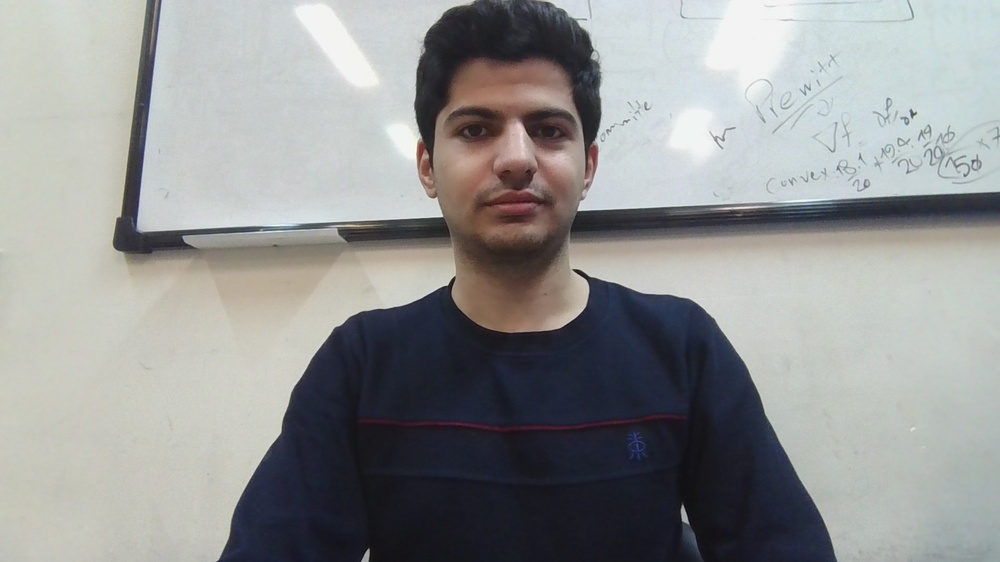
#> input picture Machine Vision LAB/LAB5/image.jpg, 1000 x 562 px, shrunk from 1920 x 1080 before the run, given in place of the camera
$ jupyter execute --allow-errors LAB8.ipynb   (text cells are left out)
#> lines starting #> are read from the running program, lines starting #| are printed output that depends on the picture; after the words box and inside, x2 and y2 are one past the last pixel; in counts of white or black regions, pixels touching at a corner belong together
[cell 1]
import cv2
import numpy as np
import time

# Initialize the webcam
cap = cv2.VideoCapture(0)

# Get the video frame width and height
frame_width = int(cap.get(cv2.CAP_PROP_FRAME_WIDTH))
frame_height = int(cap.get(cv2.CAP_PROP_FRAME_HEIGHT))

# Define the video writers for dense and sparse optical flow
fourcc = cv2.VideoWriter_fourcc(*'XVID')
out_dense = cv2.VideoWriter('dense_optical_flow.avi', fourcc, 20.0, (frame_width, frame_height))
out_sparse = cv2.VideoWriter('sparse_optical_flow.avi', fourcc, 20.0, (frame_width, frame_height))

# Parameters for ShiTomasi corner detection (used in sparse method)
feature_params = dict(maxCorners=100, qualityLevel=0.3, minDistance=7, blockSize=7)

# Parameters for Lucas-Kanade optical flow (used in sparse method)
lk_params = dict(winSize=(15, 15), maxLevel=2, criteria=(cv2.TERM_CRITERIA_EPS | cv2.TERM_CRITERIA_COUNT, 10, 0.03))

# Random colors for visualization
color = np.random.randint(0, 255, (100, 3))

# Capture the first frame and convert it to grayscale
ret, old_frame = cap.read()
#> old_frame is the input picture: shape (562, 1000, 3); mean B, G, R 147.7, 148.2, 146.9
old_gray = cv2.cvtColor(old_frame, cv2.COLOR_BGR2GRAY)
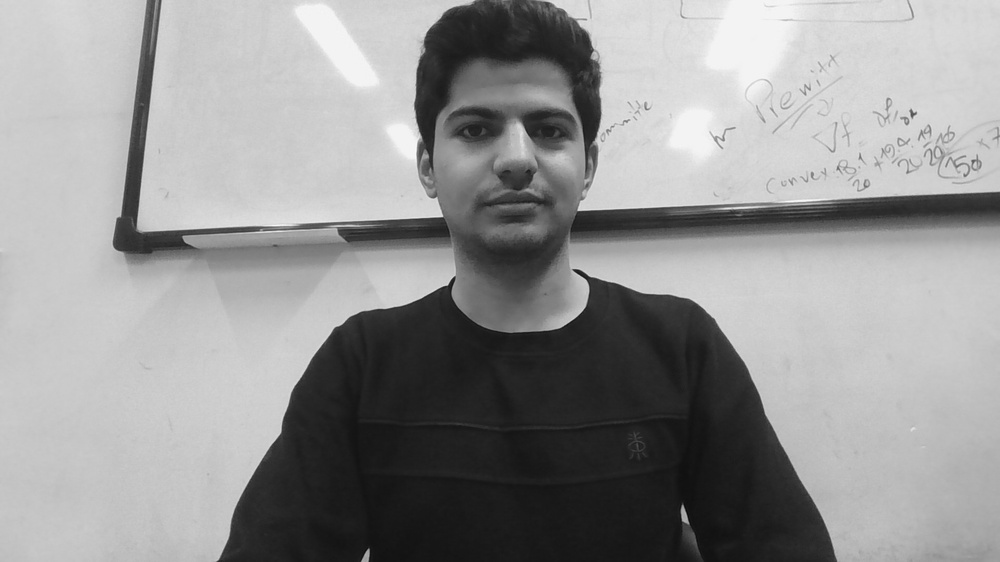
#> old_gray: shape (562, 1000); min 7, max 251, mean 147.8
p0 = cv2.goodFeaturesToTrack(old_gray, mask=None, **feature_params)  # Initial points for sparse optical flow
#> p0 = 37 rows, first 8: [913, 114], [441, 214], [580, 207], [436, 200], [974, 161], [339, 229], [185, 238], [956, 165]

# Create a mask image for drawing purposes (for sparse method)
mask = np.zeros_like(old_frame)

# Set the timer for 10 seconds
start_time = time.time()

while True:
    ret, frame = cap.read()
    if not ret:
        break

    # Convert current frame to grayscale
    frame_gray = cv2.cvtColor(frame, cv2.COLOR_BGR2GRAY)

    ### Dense Optical Flow using Farneback's method ###
    flow = cv2.calcOpticalFlowFarneback(old_gray, frame_gray, None, 0.5, 3, 15, 3, 5, 1.2, 0)
    mag, ang = cv2.cartToPolar(flow[..., 0], flow[..., 1])
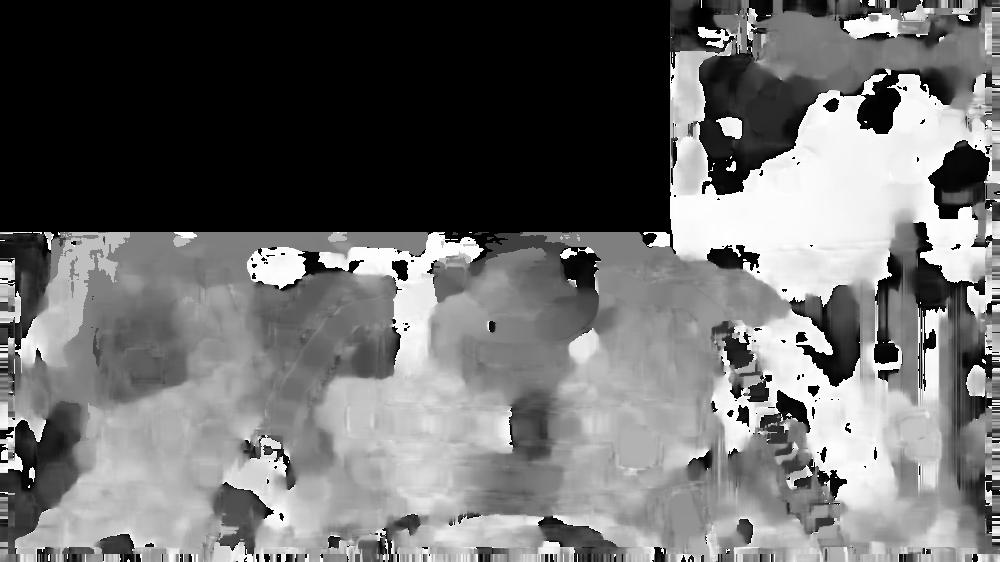
#> ang: shape (562, 1000) float32; min 0, max 6.28, mean 2.66; drawn with min black and max white
    hsv = np.zeros_like(frame)
    hsv[..., 1] = 255
    hsv[..., 0] = ang * 180 / np.pi / 2
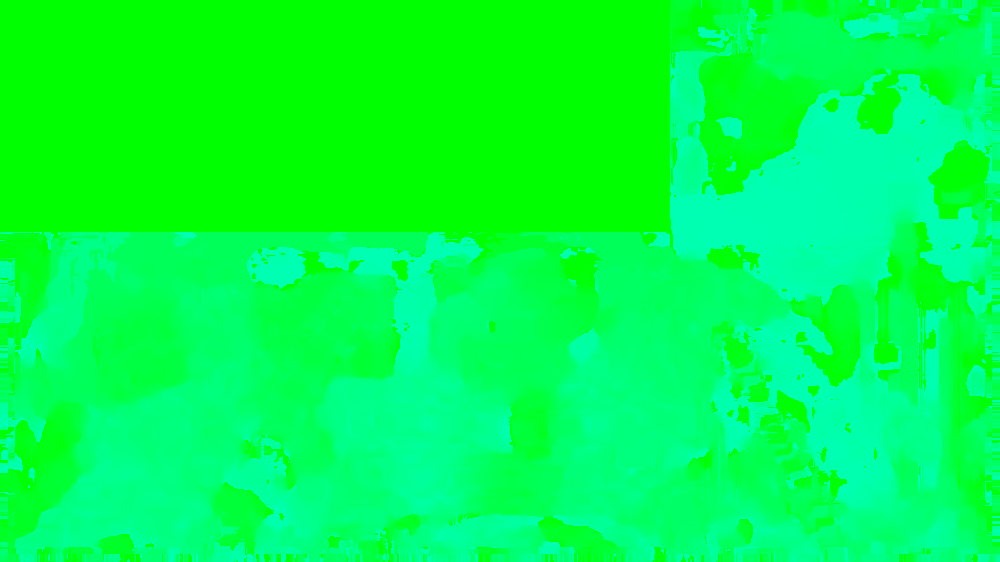
#> hsv: shape (562, 1000, 3); mean of channels 0, 1, 2 75.8, 255, 0; drawn as B, G, R
    hsv[..., 2] = cv2.normalize(mag, None, 0, 255, cv2.NORM_MINMAX)
#> hsv: shape (562, 1000, 3); 0.19% of pixels changed, all inside (x1, y1, x2, y2) = (216, 0, 1000, 562)
    dense_flow = cv2.cvtColor(hsv, cv2.COLOR_HSV2BGR)

    ### Sparse Optical Flow using Shi-Tomasi and Lucas-Kanade ###
    if p0 is not None:
        p1, st, err = cv2.calcOpticalFlowPyrLK(old_gray, frame_gray, p0, None, **lk_params)
#> p1 has the same summary as p0; st = 37 values from 1 to 1; err = 37 values from 0 to 0
        good_new = p1[st == 1]
#> good_new = 37 pairs, first value 119 to 974, second value 21 to 551
        good_old = p0[st == 1]
#> good_old has the same summary as good_new

        for i, (new, old) in enumerate(zip(good_new, good_old)):
            a, b = new.ravel()
            c, d = old.ravel()
            mask = cv2.line(mask, (int(a), int(b)), (int(c), int(d)), color[i].tolist(), 2)
            frame = cv2.circle(frame, (int(a), int(b)), 5, color[i].tolist(), -1)
#> this loop made 37 passes
#> (a, b, c, d) on passes 1 to 12: (913, 114, 913, 114), (441, 214, 441, 214), (580, 207, 580, 207), (436, 200, 436, 200), (974, 161, 974, 161), (339, 229, 339, 229), (185, 238, 185, 238), (956, 165, 956, 165), (447, 283, 447, 283), (647, 107, 647, 107), (721, 138, 721, 138), (608, 131, 608, 131)
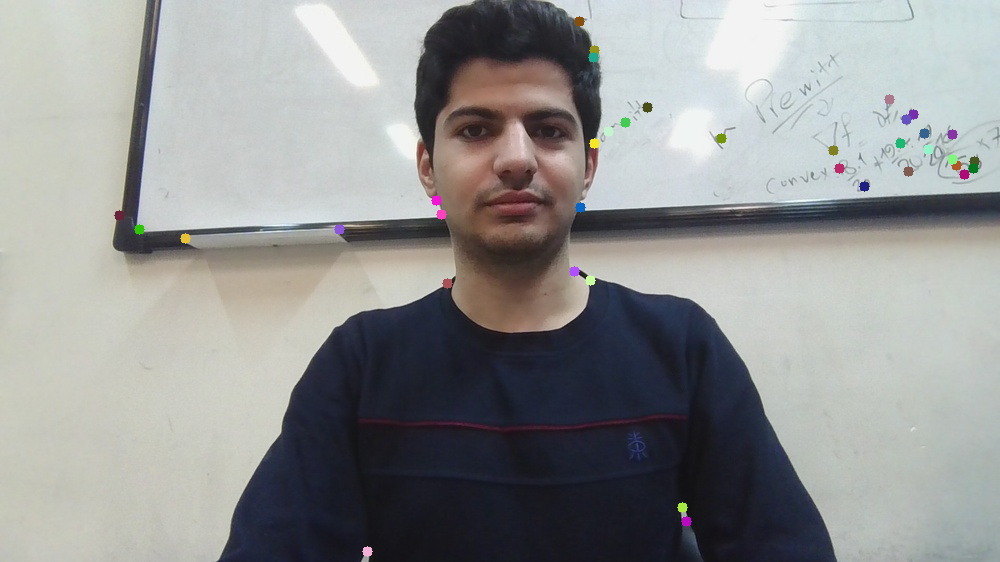
#> frame: shape (562, 1000, 3); mean B, G, R 147.5, 148, 146.8
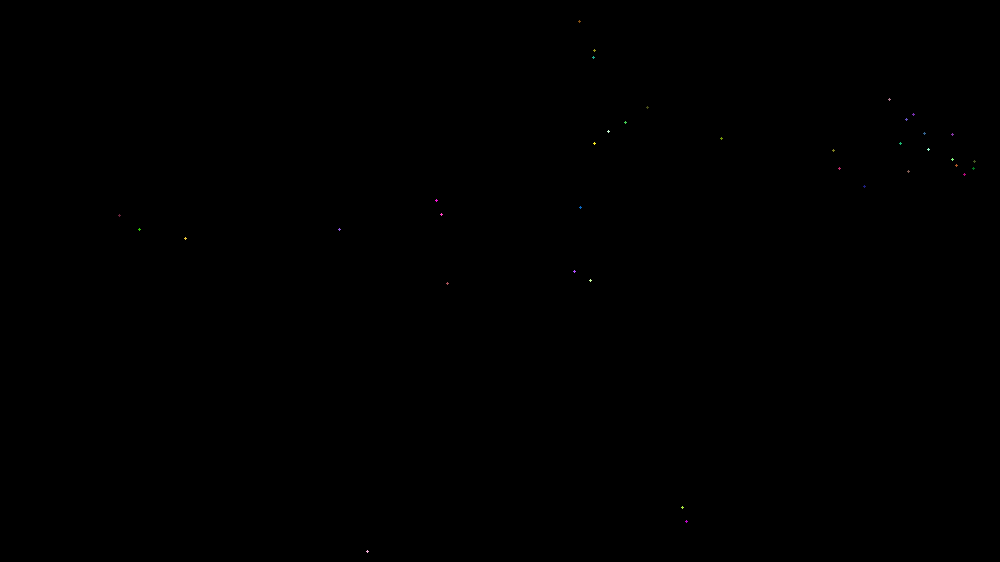
#> mask: shape (562, 1000, 3); mean of channels 0, 1, 2 0, 0, 0; drawn as B, G, R

        sparse_flow = cv2.add(frame, mask)

    # Save frames to video files
    out_dense.write(dense_flow)
    if p0 is not None:
        out_sparse.write(sparse_flow)

    # Display both dense and sparse optical flow
    cv2.imshow("Dense Optical Flow", dense_flow)
    if p0 is not None:
        cv2.imshow("Sparse Optical Flow", sparse_flow)

    # Update previous frame and points for sparse optical flow
    old_gray = frame_gray.copy()
    p0 = good_new.reshape(-1, 1, 2) if p0 is not None else None

    # Check if 10 seconds have passed
    if time.time() - start_time > 10:
        print("Recording complete. Closing webcam...")
        break

    # Exit on pressing 'q'
    if cv2.waitKey(1) & 0xFF == ord('q'):
#> (key q is pressed here)
        print("User terminated the recording.")
        break

# Release resources and close windows
cap.release()
out_dense.release()
out_sparse.release()
cv2.destroyAllWindows()

print("Videos saved: 'dense_optical_flow.avi' and 'sparse_optical_flow.avi'")

[cell 2]
import cv2
import os
import matplotlib.pyplot as plt

frame_path = r"C:\Users\USER\Downloads\Cohn-Kanade\videos\happy videos\S078\S078_004_00015217.png"

# Read the image
image = cv2.imread(frame_path)

if image is not None:
    # Get the width and height of the image
    height, width = image.shape[:2]

    # Crop the image by removing the specified pixels
    cropped = image[60:height-120, 300:width-300]

    # Optionally save or display the cropped image
    cropped_image_path = os.path.join(os.path.dirname(frame_path), 'cropped_S078.jpg')
    cv2.imwrite(cropped_image_path, cropped)

    # Display the cropped image
    cv2.imshow("Cropped Image", cropped)
    plt.imshow(cropped)
else:
    print(f"Error: Unable to load image from {frame_path}")

[cell 3]
import cv2
import os
import matplotlib.pyplot as plt
import glob

# [21 lines left out: functions crop_image, calculate_optical_flow, compute_histogram, not called in this run]

# Function to process all frames in the folder and compute histograms
def process_frames_in_folder(frame_folder):
    # Get all JPEG files in the folder
    frame_paths = sorted(glob.glob(os.path.join(frame_folder, "*.png")))  # Assuming frames are in .jpg format

    histograms = []

    #print(len(frame_paths))
    # Loop over the frames and calculate optical flow between consecutive frames
    for i in range(1, len(frame_paths)):
        prev_frame = cv2.imread(frame_paths[i - 1])
        prev_frame = crop_image(300,300,60,120,prev_frame)
        next_frame = cv2.imread(frame_paths[i])
        next_frame = crop_image(300,300,60,120,next_frame)

        if prev_frame is None or next_frame is None:
            continue

        # Compute optical flow between consecutive frames
        flow = calculate_optical_flow(prev_frame, next_frame)

        # Compute histogram for this pair of frames
        hist = compute_histogram(flow)

        # Append the histogram to the list
        histograms.append(hist)

    # Return the list of histograms
    return np.array(histograms)

# Example usage
frame_folder = r"C:\Users\USER\Downloads\Cohn-Kanade\videos\happy videos\S079"
histograms = process_frames_in_folder(frame_folder)

# Print the shape of histograms (number of frames, number of bins)
print("Histograms shape:", histograms.shape)

[cell 4]
import cv2
import os
import matplotlib.pyplot as plt
import numpy as np
import glob

# Function to crop an image
# [21 lines left out: functions crop_image, calculate_optical_flow, compute_histogram, not called in this run]

# Function to process all frames in the folder and compute histograms
def process_frames_in_folder(frame_folder):
    # Get all PNG files in the folder
    frame_paths = sorted(glob.glob(os.path.join(frame_folder, "*.png")))  # Assuming frames are in .png format

    histograms = []

    # Loop over the frames and calculate optical flow between consecutive frames
    for i in range(1, len(frame_paths)):
        prev_frame = cv2.imread(frame_paths[i - 1])
        prev_frame = crop_image(300, 300, 60, 120, prev_frame)
        next_frame = cv2.imread(frame_paths[i])
        next_frame = crop_image(300, 300, 60, 120, next_frame)

        if prev_frame is None or next_frame is None:
            continue

        # Compute optical flow between consecutive frames
        flow = calculate_optical_flow(prev_frame, next_frame)

        # Compute histogram for this pair of frames
        hist = compute_histogram(flow)

        # Append the histogram to the list
        histograms.append(hist)

    # Return the list of histograms
    return np.array(histograms)

# Plot histograms for each frame
def plot_histograms(histograms):
    plt.figure(figsize=(15, 7))
    for i, hist in enumerate(histograms):
        plt.plot(hist, label=f"Frame {i + 1}")
    plt.xlabel("Bins")
    plt.ylabel("Magnitude")
    plt.title("Optical Flow Angle Histograms")
    plt.legend()
    plt.show()

# Example usage
frame_folder = r"C:\Users\USER\Downloads\Cohn-Kanade\videos\happy videos\S079"
histograms = process_frames_in_folder(frame_folder)

# Print the shape of histograms (number of frames, number of bins)
print("Histograms shape:", histograms.shape)

# Plot histograms
plot_histograms(histograms)

# Compute average histogram for the video (descriptor)
average_histogram = np.mean(histograms, axis=0)
print("Average Histogram (Video Descriptor):", average_histogram)

# Plot average histogram
plt.figure(figsize=(15, 7))
#> (the rest of this cell did not finish here and is left out)
